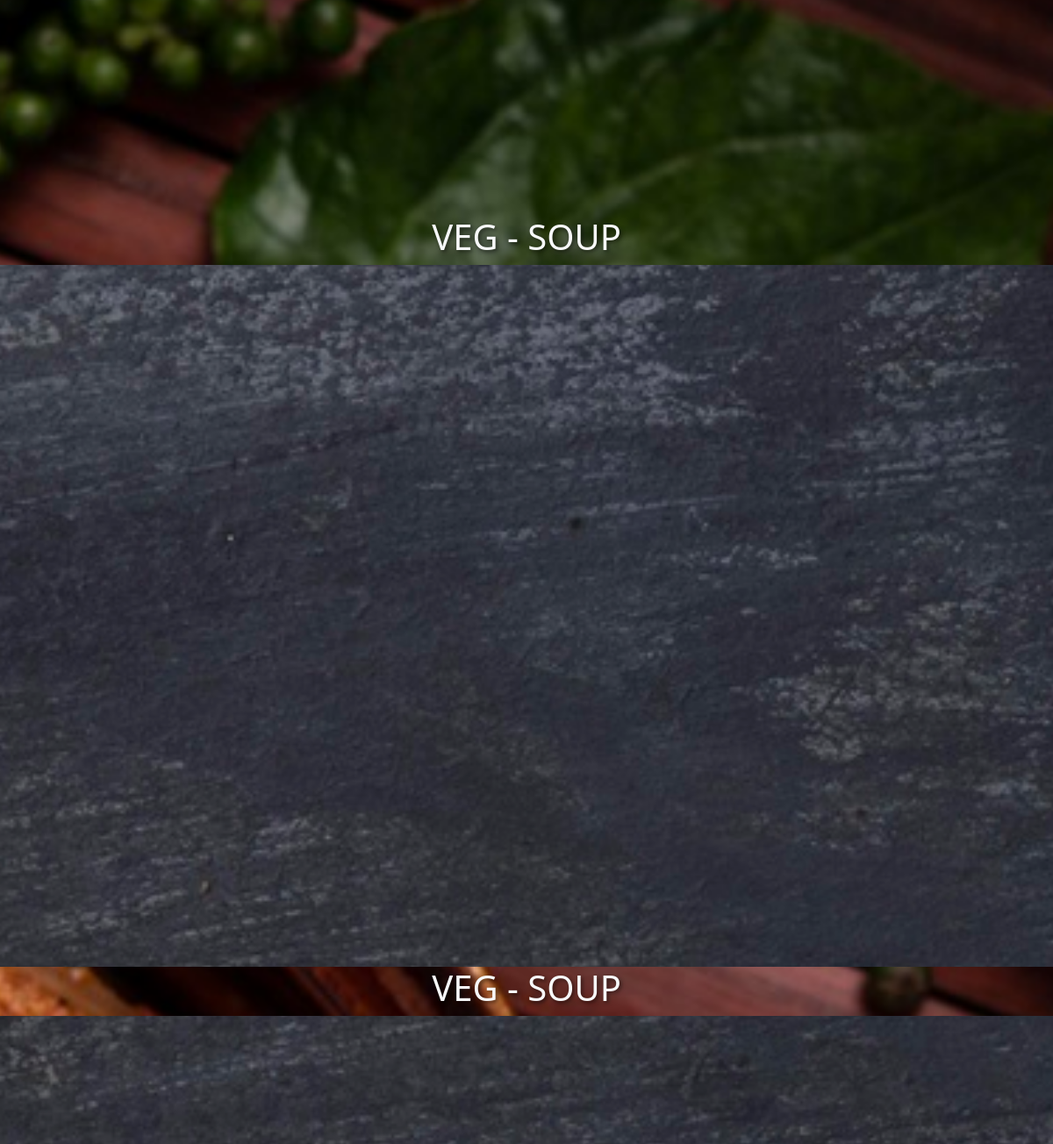
Page /men/ (middle part) on the earlier database version.
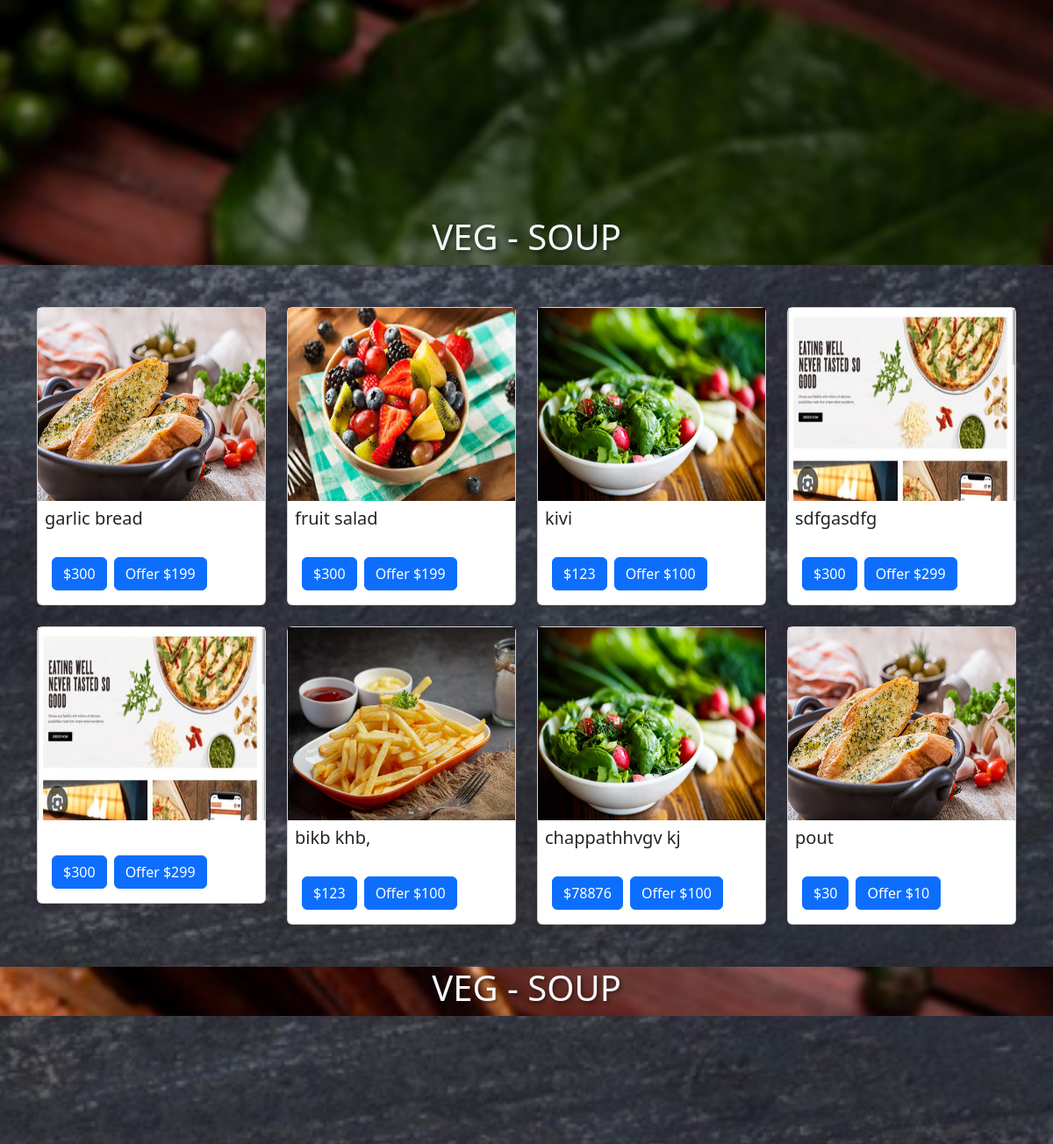
Same page on the later database version.
### app_/models.py (models this page shows)
class MenuItem(models.Model):
    item_name = models.CharField(max_length=100, unique=True)
    price = models.IntegerField()
    offer_price = models.IntegerField(default=0)
    time_set = models.DateTimeField(auto_now=True)
    item_photo = models.ImageField(upload_to='menu_photo/', blank=True, null=True)
    category = models.ForeignKey(Category, on_delete=models.CASCADE, related_name='menu_items')

### app_/views.py (the view)
# urls.py: path('men/',views.menu_side,name='menu_side'),
def menu_side(request):
    menu_all_things = MenuItem.objects.all()
    print(list(menu_all_things))
    return render(request, 'html2/menu_side_html.html', {'menu_all_things': menu_all_things})

### app_/templates/html2/menu_side_html.html (shortened to what this page needs)
{% extends 'html2/base.html' %}
{% load static %}
{% block comment %}
<link rel="stylesheet" href="{% static 'css2/menu_side_css.css' %}">
<section id="list-item-1" class="sticky-section">
</section>
<h1 class="d-flex justify-content-center text-light " style="text-shadow: 2px 2px 4px rgba(0,0,0,0.5);">VEG - SOUP</h1>
<section id="list-item-2"   class="sticky-section" >
  <div class="container ">
    <div class="row gy-4">
      {% for i in menu_all_things %}
       <div class="col-md-3  ">
        <div class="card">
          {% if i.item_photo %}
          <img style="height: 220px;"  src="{{ i.item_photo.url }}" alt="{{ item.item_name }}">
          {% else %}
          <p class="text-center">No photo available</p>
          {% endif %}
          <h5 class="card-title p-2">{{ i.item_name }}</h5>
          <div class="card-body  flex-row d-flex">
            <a  class="btn btn-primary me-2 ">${{ i.price}}</a>
            <a href="" class="btn btn-primary ">Offer ${{ i.offer_price }}</a>
          </div>
        </div>
       </div>
      {% endfor %}
    </div>
  </div>
</section>
<h1 class="d-flex justify-content-center text-light " style="text-shadow: 2px 2px 4px rgba(0,0,0,0.5);">VEG - SOUP</h1>
<section id="list-item-3" class="sticky-section">
</section>
{% endblock %}

### app_/templates/html2/base.html (shortened to what this page needs)
<!DOCTYPE html>
<html lang="en">
<head>
    <link href="https://cdn.jsdelivr.net/npm/bootstrap@5.3.3/dist/css/bootstrap.min.css" rel="stylesheet">
    {% load static %}
</head>
<body class="">
    {% block comment %}{% endblock %}
</body>
</html>

### app_/static/css2/menu_side_css.css (style rules this page uses)
#list-item-2 { margin: 0; padding: 0; background-size: cover; background-position: center; background-repeat: no-repeat; background-attachment: fixed; background-image: url('../photo2/menu_bg_photo.jpg'); }
#list-item-3,#list-item-4,#list-item-5 { background-size: cover; background-position: center; background-repeat: no-repeat; background-attachment: fixed; background-image: url('../photo2/menu_bg_photo.jpg'); }

### app_/templates/html2/base.html (style rules this page uses)
body { margin: 0; }

### app_/templates/html2/menu_side_html.html (style rules this page uses)
* { margin: 0; scroll-behavior: smooth; }
section { height: 100vh; display: flex; justify-content: center; align-items: center; font-size: 2rem; color: rgb(194, 20, 20); }
.sticky-section { top: 0; height: 100vh; }
body { margin: 0; padding: 0; background-size: cover; background-position: center; background-repeat: no-repeat; background-attachment: fixed; background-image: url('../photo2/menu_top_imag.jpg'); }

Differences in the rows shown:
added MenuItem: item_photo (picture), item_name "garlic bread", price "300", offer_price "199"
added MenuItem: item_photo (picture), item_name "fruit salad", price "300", offer_price "199"
added MenuItem: item_photo (picture), item_name "kivi", price "123", offer_price "100"
added MenuItem: item_photo (picture), item_name "sdfgasdfg", price "300", offer_price "299"
added MenuItem: item_photo (picture), price "300", offer_price "299"
added MenuItem: item_photo (picture), item_name "bikb khb,", price "123", offer_price "100"
added MenuItem: item_photo (picture), item_name "chappathhvgv kj", price "78876", offer_price "100"
added MenuItem: item_photo (picture), item_name "pout", price "30", offer_price "10"
